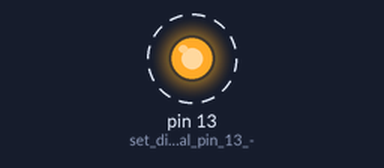
Simulated run of this sketch. Board: Arduino Uno, built with avr-gcc and run on an emulated ATmega328P. Shown: output pins drawn as LEDs (lit = HIGH). Dashed ring = blinking.

Above: at 0.03 s.
Timing chart, 0 to 3.0 s (numbered marks = the images above):
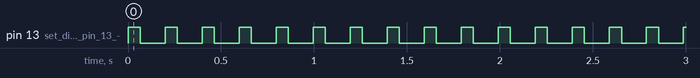

Measured:
- by itself, pin 13 (set_digital_pin_13_-): alternates HIGH for 0.07 s and LOW for 0.13 s

The sketch:

led_loop.ino
```cpp
void setup() //built in initalization
{
  pinMode(13, OUTPUT); //set digital pin 13 -> output
}

void loop() //main loop auto-repeats
{
  digitalWrite(13, HIGH); //pin 13 =5 V, LED emits light
  delay(66); // 0.05 sec delay

  digitalWrite(13, LOW); //pin 13 = 0V, LED no light
  delay(133); //0.15 sec delay
 }
```
